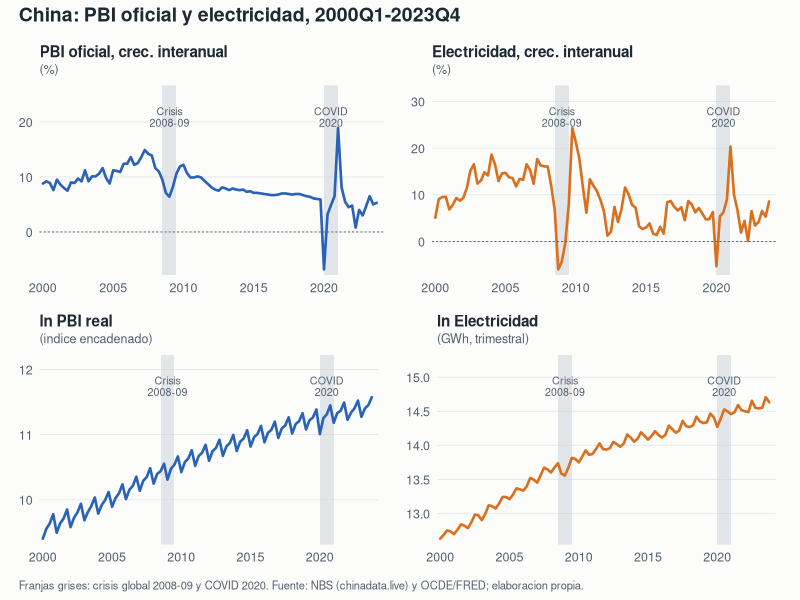
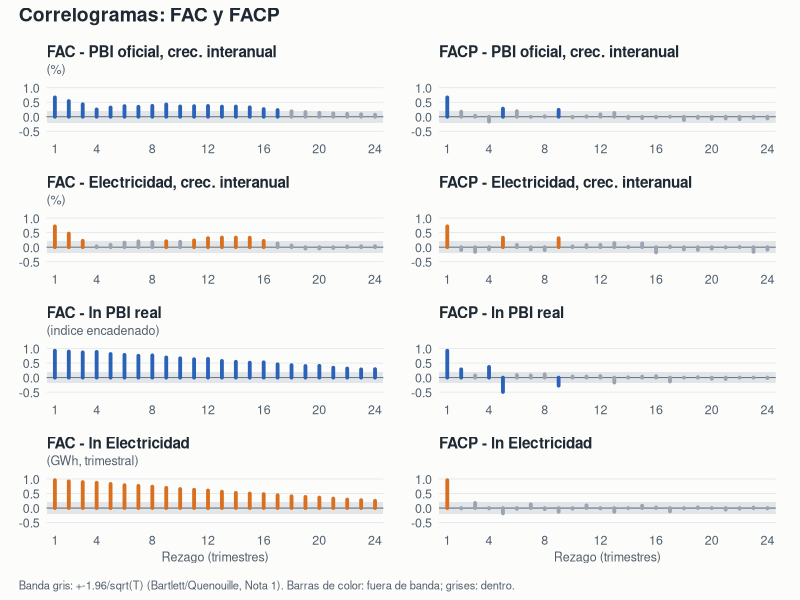

These figures' R source, in order:
# =============================================================================
# 02_exploracion.R  --  Exploracion de las series (paso 0 y 1 del ciclo Box-Jenkins)
# TP Econometria II, candidata 5: Indice Li Keqiang (China)
#
# Series (muestra principal 2000Q1-2023Q4, 96 trimestres):
#   Y = PBI oficial       X = Electricidad
# Dos tratamientos en paralelo (regla acordada, ver claude/reglas_TP.md):
#   (a) crecimiento interanual (%)           -> ya sin estacionalidad (diferencia 1-B^4)
#   (b) logaritmo de los niveles             -> conserva tendencia y estacionalidad
#
# Respaldo teorico (Notas propias):
#   - FAC/FACP, bandas de Bartlett y Quenouille, Box-Pierce y Ljung-Box: Nota 1; Nota 6, Sec. 9
#   - Dickey-Fuller (tau, tau_mu, tau_tau), ADF, Said-Dickey p* <= n^(1/3): Nota 6, Sec. 4
#   - ET vs ED, diferenciacion, sobrediferenciacion: Nota 6, Sec. 2 y 3
#   - Transformacion logaritmica estabilizadora de varianza: Nota 6, Sec. 5
#   - Idea rectora de la clase (Mirta, 14/10): el test no es una receta; el correlograma
#     "grueso" y los cambios estructurales deben leerse junto con el test.
#
# Ejecutar desde china_li_keqiang/:  Rscript scripts/02_exploracion.R
# Paquetes: urca, ggplot2, patchwork (si faltan, el script los instala)
# =============================================================================

for (pk in c("urca", "ggplot2", "patchwork")) {
  if (!requireNamespace(pk, quietly = TRUE)) install.packages(pk)
}
suppressPackageStartupMessages({ library(urca); library(ggplot2); library(patchwork) })
dir.create("output/figuras", recursive = TRUE, showWarnings = FALSE)
dir.create("output/tablas",  recursive = TRUE, showWarnings = FALSE)

# ---- 1. Datos ----------------------------------------------------------------
Q <- read.csv("output/trimestral_li_keqiang.csv", stringsAsFactors = FALSE)
Q$anio <- as.integer(substr(Q$trimestre, 1, 4))
Q$trim <- as.integer(substr(Q$trimestre, 6, 6))

# PBI real en nivel (indice): el PBI de chinadata.live es nominal (incluye precios) y el
# PBI real solo existe desde 2011. Se encadena la tasa interanual oficial (real) sobre el
# nivel de 1992 (anio base, nominal = real). Es una construccion propia y aproximada: la
# tasa oficial esta redondeada a 0,1 pp, por lo que el error de encadenado se acumula.
pbi_idx <- rep(NA_real_, nrow(Q))
pbi_idx[1:4] <- Q$pbi_nominal_1e8_yuan[1:4]
for (i in 5:nrow(Q)) pbi_idx[i] <- pbi_idx[i - 4] * (1 + Q$pbi_crec_interanual_oficial_pct[i] / 100)
Q$pbi_real_idx <- pbi_idx

# Control de la construccion. El PBI real publicado (chinadata.live, desde 2011) esta
# empalmado con cambios de anio base (saltos de nivel al pasar de 2015 a 2016, de 2020 a 2021
# y de 2025 a 2026), por lo que NO sirve comparar niveles. Lo que si debe coincidir es la tasa interanual:
# la tasa implicita en el PBI real publicado vs. la tasa oficial con la que se encadeno.
# Solo pueden diferir los trimestres cuyo "t" y "t-4" caen en bloques de base distinta
# (los primeros cuatro trimestres posteriores a cada cambio de base: 2016, 2021 y 2026).
k  <- which(!is.na(Q$pbi_real_1e8_yuan_2011))
g4 <- 100 * (Q$pbi_real_1e8_yuan_2011[k][-(1:4)] / Q$pbi_real_1e8_yuan_2011[k][1:(length(k) - 4)] - 1)
of <- Q$pbi_crec_interanual_oficial_pct[k][-(1:4)]
tr <- Q$trimestre[k][-(1:4)]
disc <- abs(g4 - of) > 0.15
cat(sprintf("Control PBI real: tasa interanual implicita en el publicado vs. oficial -> coinciden (<=0.15pp) en %d de %d trimestres.\n",
            sum(!disc), length(disc)))
cat("  Trimestres que no coinciden (cambios de base del publicado):", paste(tr[disc], collapse = ", "), "\n")
stopifnot(all(substr(tr[disc], 1, 4) %in% c("2016", "2021", "2026")))
# Limitacion conocida: el encadenado hereda la forma estacional del anio semilla (1992),
# fija en el tiempo; afecta solo al tratamiento en log-niveles.

# Muestra principal
S <- Q[Q$trimestre >= "2000Q1" & Q$trimestre <= "2023Q4", ]
stopifnot(nrow(S) == 96, !anyNA(S$pbi_crec_interanual_oficial_pct), !anyNA(S$elec_crec_interanual_pct))

mk <- function(x, start = c(2000, 1)) ts(x, start = start, frequency = 4)
series <- list(
  "PBI oficial, crec. interanual (%)"      = mk(S$pbi_crec_interanual_oficial_pct),
  "Electricidad, crec. interanual (%)"     = mk(S$elec_crec_interanual_pct),
  "ln PBI real (indice encadenado)"        = mk(log(S$pbi_real_idx)),
  "ln Electricidad (GWh, trimestral)"      = mk(log(S$electricidad_GWh))
)
tipo <- c("interanual", "interanual", "log-nivel", "log-nivel")
names(tipo) <- names(series)

# ---- Estilo de los graficos -----------------------------------------------------
# Un color por variable (PBI azul, electricidad naranja), el mismo en todos los graficos.
# Paleta validada para daltonismo (separacion CVD y contraste sobre fondo claro).
col_ser <- c("PBI" = "#2A62B8", "Electricidad" = "#D9701F")
col_ser <- col_ser[c(1, 2, 1, 2)]; names(col_ser) <- names(series)
tinta <- "#1F2933"; tinta2 <- "#52606D"; gris <- "#C5CCD3"; fondo <- "#FCFCFB"

tema <- theme_minimal(base_size = 11) +
  theme(
    plot.background   = element_rect(fill = fondo, colour = NA),
    panel.background  = element_rect(fill = fondo, colour = NA),
    panel.grid.major.x = element_blank(), panel.grid.minor = element_blank(),
    panel.grid.major.y = element_line(colour = "#E4E7EB", linewidth = 0.3),
    axis.text  = element_text(colour = tinta2, size = 9),
    axis.title = element_text(colour = tinta2, size = 9),
    plot.title = element_text(colour = tinta, face = "bold", size = 11, margin = margin(b = 2)),
    plot.subtitle = element_text(colour = tinta2, size = 9, margin = margin(b = 6)),
    plot.margin = margin(8, 12, 6, 8)
  )

# Eventos para leer los graficos (contexto, regla 5 de la clase)
ev_crisis <- c(2008.50, 2009.50)   # 2008Q3-2009Q2, crisis global
ev_covid  <- c(2020.00, 2021.00)   # 2020 (shock) ; el rebote de 2021 es efecto base en tasas interanuales

# ---- 2. Graficos de evolucion --------------------------------------------------
panel_evol <- function(nm, primero = FALSE) {
  x <- series[[nm]]
  d <- data.frame(t = as.numeric(time(x)), y = as.numeric(x))
  yr <- range(d$y); pad <- diff(yr) * 0.14
  g <- ggplot(d, aes(t, y)) +
    annotate("rect", xmin = ev_crisis[1], xmax = ev_crisis[2], ymin = -Inf, ymax = Inf, fill = gris, alpha = 0.45) +
    annotate("rect", xmin = ev_covid[1],  xmax = ev_covid[2],  ymin = -Inf, ymax = Inf, fill = gris, alpha = 0.45) +
    geom_line(colour = col_ser[nm], linewidth = 0.9, lineend = "round") +
    scale_x_continuous(breaks = seq(2000, 2025, 5), expand = expansion(mult = c(0.01, 0.02))) +
    scale_y_continuous(expand = expansion(add = c(pad * 0.3, pad * 1.1))) +
    labs(title = sub(" \\(.*", "", nm), subtitle = sub(".*?(\\(.*\\))$", "\\1", nm), x = NULL, y = NULL) +
    tema
  if (tipo[nm] == "interanual") g <- g + geom_hline(yintercept = 0, colour = tinta2, linewidth = 0.3, linetype = "22")
  g <- g + annotate("text", x = mean(ev_crisis), y = yr[2] + pad * 1.05, label = "Crisis\n2008-09",
                    size = 2.7, colour = tinta2, lineheight = 0.9, vjust = 1) +
           annotate("text", x = mean(ev_covid), y = yr[2] + pad * 1.05, label = "COVID\n2020",
                    size = 2.7, colour = tinta2, lineheight = 0.9, vjust = 1)
  g
}
nombres_graf <- c("PBI oficial, crec. interanual (%)", "Electricidad, crec. interanual (%)",
                  "ln PBI real (indice encadenado)", "ln Electricidad (GWh, trimestral)")
p_evol <- (panel_evol(nombres_graf[1]) | panel_evol(nombres_graf[2])) /
          (panel_evol(nombres_graf[3]) | panel_evol(nombres_graf[4])) +
  plot_annotation(
    title = "China: PBI oficial y electricidad, 2000Q1-2023Q4",
    caption = "Franjas grises: crisis global 2008-09 y COVID 2020. Fuente: NBS (chinadata.live) y OCDE/FRED; elaboracion propia.",
    theme = theme(plot.background = element_rect(fill = fondo, colour = NA),
                  plot.title = element_text(colour = tinta, face = "bold", size = 14),
                  plot.caption = element_text(colour = tinta2, size = 8, hjust = 0)))
ggsave("output/figuras/02_evolucion.png", p_evol, width = 11, height = 7.5, dpi = 150, bg = fondo)

# ---- 3. Correlogramas con bandas de Bartlett/Quenouille (+-1.96/sqrt(T)) --------
LAGS <- 24
panel_corr <- function(nm, parcial = FALSE) {
  x <- as.numeric(series[[nm]]); n <- length(x); banda <- 1.96 / sqrt(n)
  r <- if (parcial) pacf(x, lag.max = LAGS, plot = FALSE)$acf else acf(x, lag.max = LAGS, plot = FALSE)$acf[-1]
  d <- data.frame(k = 1:LAGS, r = as.numeric(r))
  d$sig <- abs(d$r) > banda
  ggplot(d, aes(k, r)) +
    annotate("rect", xmin = -Inf, xmax = Inf, ymin = -banda, ymax = banda, fill = gris, alpha = 0.45) +
    geom_hline(yintercept = 0, colour = tinta2, linewidth = 0.3) +
    geom_segment(aes(xend = k, yend = 0, colour = sig), linewidth = 1.3, lineend = "round") +
    scale_colour_manual(values = c(`TRUE` = unname(col_ser[nm]), `FALSE` = "#9AA5B1"), guide = "none") +
    scale_x_continuous(breaks = c(1, seq(4, LAGS, 4)), limits = c(0.4, LAGS + 0.6), expand = c(0, 0)) +
    scale_y_continuous(limits = c(-0.6, 1), breaks = seq(-0.5, 1, 0.5)) +
    labs(title = paste(if (parcial) "FACP" else "FAC", "-", sub(" \\(.*", "", nm)),
         subtitle = if (parcial) NULL else sub(".*?(\\(.*\\))$", "\\1", nm),
         x = if (nm == nombres_graf[4]) "Rezago (trimestres)" else NULL, y = NULL) +
    tema
}
filas <- lapply(nombres_graf, function(nm) panel_corr(nm) | panel_corr(nm, parcial = TRUE))
p_corr <- wrap_plots(filas, ncol = 1) +
  plot_annotation(
    title = "Correlogramas: FAC y FACP",
    caption = "Banda gris: +-1.96/sqrt(T) (Bartlett/Quenouille, Nota 1). Barras de color: fuera de banda; grises: dentro.",
    theme = theme(plot.background = element_rect(fill = fondo, colour = NA),
                  plot.title = element_text(colour = tinta, face = "bold", size = 14),
                  plot.caption = element_text(colour = tinta2, size = 8, hjust = 0)))
ggsave("output/figuras/02_correlogramas.png", p_corr, width = 11, height = 10.5, dpi = 150, bg = fondo)

# ---- 4. Resumen de correlogramas y Ljung-Box -----------------------------------
resumen <- do.call(rbind, lapply(names(series), function(nm) {
  x <- series[[nm]]; n <- length(x); banda <- 1.96 / sqrt(n)
  r <- acf(x, lag.max = LAGS, plot = FALSE)$acf[-1]
  p <- pacf(x, lag.max = LAGS, plot = FALSE)$acf
  dentro <- which(abs(r) < banda)
  data.frame(
    serie = nm, tratamiento = tipo[nm], n = n, banda_95 = round(banda, 3),
    rho1 = round(r[1], 3), rho4 = round(r[4], 3), rho8 = round(r[8], 3), rho12 = round(r[12], 3),
    n_signif_FAC_de_24 = sum(abs(r) > banda),
    primer_rezago_FAC_en_banda = if (length(dentro)) dentro[1] else NA,
    n_signif_FACP_de_24 = sum(abs(p) > banda),
    FACP_signif_rezagos = paste(which(abs(p) > banda), collapse = ","),
    Q_LB_4  = round(Box.test(x, 4,  "Ljung-Box")$statistic, 1),
    p_LB_4  = signif(Box.test(x, 4,  "Ljung-Box")$p.value, 2),
    Q_LB_12 = round(Box.test(x, 12, "Ljung-Box")$statistic, 1),
    p_LB_12 = signif(Box.test(x, 12, "Ljung-Box")$p.value, 2),
    Q_LB_24 = round(Box.test(x, 24, "Ljung-Box")$statistic, 1),
    p_LB_24 = signif(Box.test(x, 24, "Ljung-Box")$p.value, 2),
    row.names = NULL)
}))
write.csv(resumen, "output/tablas/02_correlogramas_resumen.csv", row.names = FALSE)
cat("\n===== CORRELOGRAMAS y LJUNG-BOX (banda 95% = 1.96/sqrt(T)) =====\n")
print(resumen[, c("serie", "banda_95", "rho1", "rho4", "rho8", "n_signif_FAC_de_24",
                  "primer_rezago_FAC_en_banda", "FACP_signif_rezagos", "p_LB_4", "p_LB_12", "p_LB_24")],
      row.names = FALSE)

# ---- 5. Dickey-Fuller aumentado (3 variantes) -------------------------------------
# Rezago maximo por Said-Dickey: p* <= n^(1/3) (Nota 6, Sec. 4); el optimo por AIC.
# Regla de la Nota 6 / Dolado-Jenkinson-Sosvilla: partir de la especificacion mas general y
# descender; igual se reportan las tres para poder discutirlas.
adf_filas <- function(x, nombre, muestra) {
  n <- length(x); kmax <- floor(n^(1 / 3))
  do.call(rbind, lapply(c("none", "drift", "trend"), function(tp) {
    m  <- ur.df(x, type = tp, lags = kmax, selectlags = "AIC")
    cv <- m@cval[1, ]; tau <- m@teststat[1, 1]
    data.frame(serie = nombre, muestra = muestra, n = n, spec = c(none = "tau", drift = "tau_mu", trend = "tau_tau")[tp],
               rezagos_AIC = m@lags, estadistico = round(tau, 3),
               cv1 = cv["1pct"], cv5 = cv["5pct"], cv10 = cv["10pct"],
               rechaza_H0_raiz_unitaria_5pct = tau < cv["5pct"], row.names = NULL)
  }))
}

adf_todas <- list()
for (nm in names(series)) {
  adf_todas[[length(adf_todas) + 1]] <- adf_filas(series[[nm]], nm, "2000Q1-2023Q4")
}
# Transformaciones de los log-niveles: diferencia (ln PBI, ln Elec) y diferencia estacional
for (nm in names(series)[3:4]) {
  x <- series[[nm]]
  adf_todas[[length(adf_todas) + 1]] <- adf_filas(diff(x),       paste0("D ", nm),   "2000Q2-2023Q4")
  adf_todas[[length(adf_todas) + 1]] <- adf_filas(diff(x, 4),    paste0("D4 ", nm),  "2001Q1-2023Q4")
  adf_todas[[length(adf_todas) + 1]] <- adf_filas(diff(diff(x, 4)), paste0("D D4 ", nm), "2001Q2-2023Q4")
}

# Sensibilidad a los cambios estructurales (regla 7 y 9 de la clase): mismo test, otras muestras
for (nm in names(series)) {
  x <- series[[nm]]
  adf_todas[[length(adf_todas) + 1]] <- adf_filas(window(x, end = c(2019, 4)),   nm, "2000Q1-2019Q4 (sin COVID)")
  adf_todas[[length(adf_todas) + 1]] <- adf_filas(window(x, start = c(2010, 1)), nm, "2010Q1-2023Q4")
}
ADF <- do.call(rbind, adf_todas)
write.csv(ADF, "output/tablas/02_adf.csv", row.names = FALSE)

cat("\n===== DICKEY-FULLER AUMENTADO (H0: raiz unitaria; rechazo si estadistico < cv) =====\n")
print(ADF[, c("serie", "muestra", "n", "spec", "rezagos_AIC", "estadistico", "cv5", "rechaza_H0_raiz_unitaria_5pct")],
      row.names = FALSE)

# ---- 6. Estacionalidad (regla 8 de la clase) --------------------------------------
# Autocorrelaciones en rezagos estacionales (4, 8, 12) de la primera diferencia de los
# log-niveles: si son grandes y significativas, hay componente estacional (Mirta: "el 7 se
# repite en el 14 ... te da la pauta de que hay una componente estacional").
cat("\n===== ESTACIONALIDAD: FAC de la primera diferencia de los log-niveles =====\n")
for (nm in names(series)[3:4]) {
  d <- diff(series[[nm]]); r <- acf(d, lag.max = 12, plot = FALSE)$acf[-1]
  cat(sprintf("%-36s rho1=%.2f rho2=%.2f rho3=%.2f rho4=%.2f rho8=%.2f rho12=%.2f | banda=%.2f\n",
              paste("D", nm), r[1], r[2], r[3], r[4], r[8], r[12], 1.96 / sqrt(length(d))))
}
# Medias por trimestre del crecimiento trimestral (patron estacional de la electricidad)
dl <- 100 * diff(series[["ln Electricidad (GWh, trimestral)"]])
cat("Crecimiento trimestral medio de la electricidad (%) por trimestre del anio:\n")
print(round(tapply(dl, cycle(dl), mean), 2))

cat("\nListo. Figuras en output/figuras/, tablas en output/tablas/.\n")
